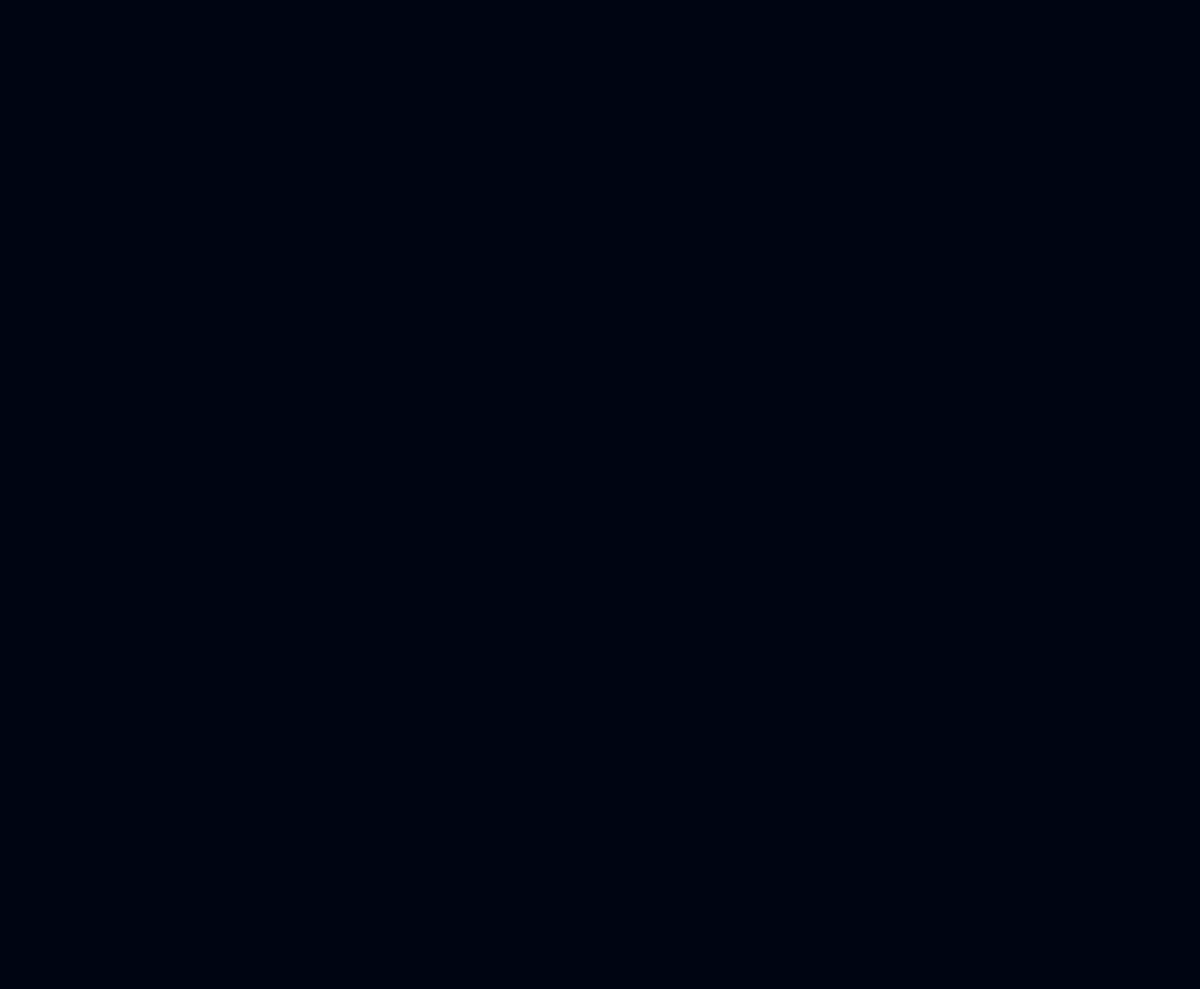
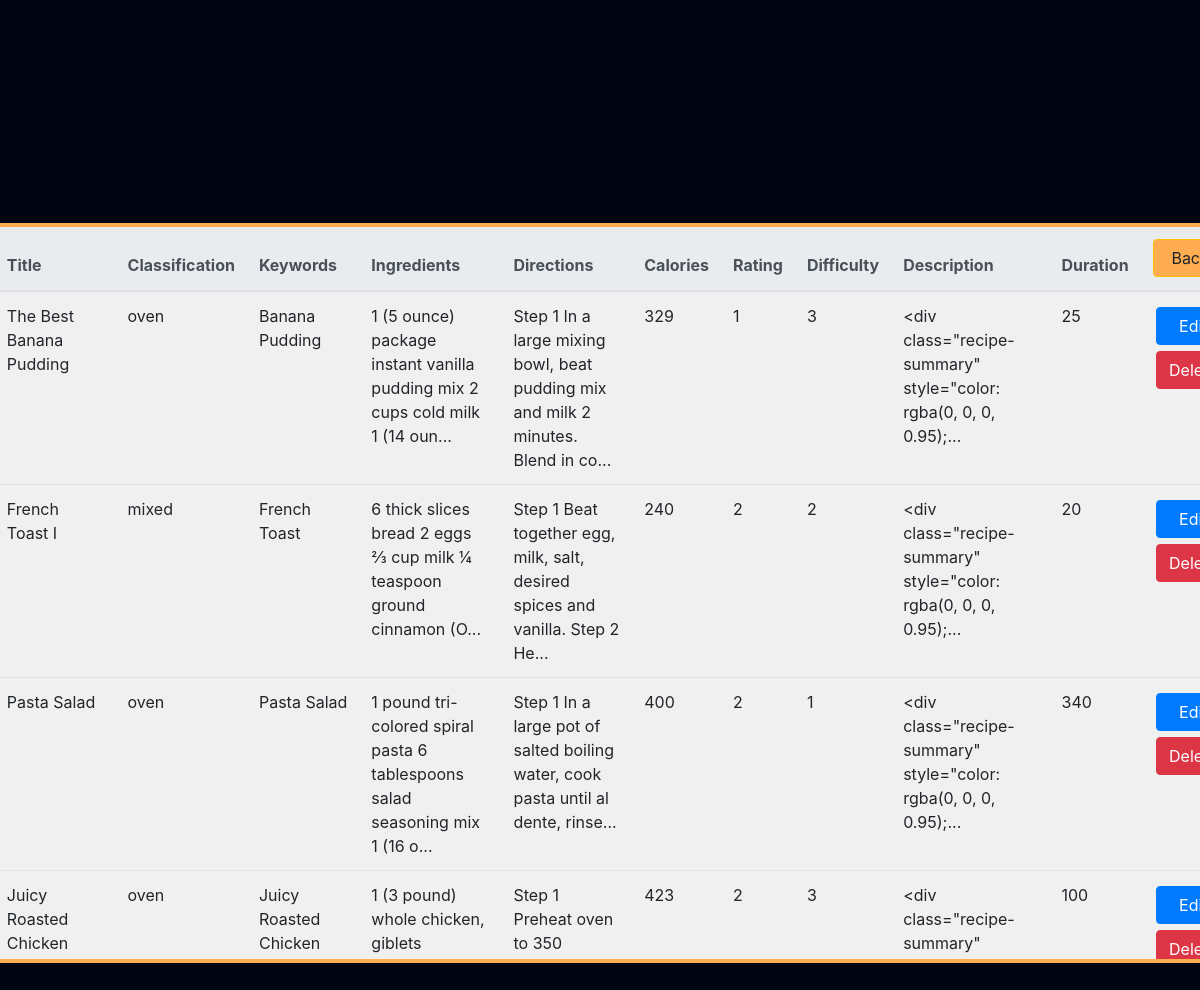
/admin-panel-list-recipe.php (signed in), run on the app's committed database (2 pictures, top to bottom).
### tables this page shows
CREATE TABLE `recipes` (
  `id` int(11) NOT NULL,
  `title` varchar(100) NOT NULL,
  `classification` varchar(100) NOT NULL,
  `keywords` text NOT NULL,
  `ingredients` text NOT NULL,
  `directions` text NOT NULL,
  `calories` int(5) NOT NULL,
  `image` text NOT NULL,
  `rating` int(1) NOT NULL,
  `difficulty` int(1) NOT NULL,
  `description` text NOT NULL,
  `duration` varchar(50) NOT NULL
);

### admin-panel-list-recipe.php (the view, shortened to what this page needs)
<?php
include_once('includes/connection.php');
?>
<!DOCTYPE html>
<html lang="en">
<head>
  <link rel="stylesheet" href="https://maxcdn.bootstrapcdn.com/bootstrap/4.0.0/css/bootstrap.min.css">
  <link rel="stylesheet" href="./assets/css/admin-panel-list-css/admin-panel-list.css">
  <link rel="stylesheet" href="https://use.fontawesome.com/releases/v5.15.3/css/all.css">
</head>
<body>
  <div class="list-container">
    <table class="table">
      <thead class="thead-light">
        <tr class="table-nav">
          <th scope="col">Title</th>
          <th scope="col">Classification</th>
          <th scope="col">Keywords</th>
          <th scope="col">Ingredients</th>
          <th scope="col">Directions</th>
          <th scope="col">Calories</th>
          <th scope="col">Rating</th>
          <th scope="col">Difficulty</th>
          <th scope="col">Description</th>
          <th scope="col">Duration</th>
          <th><a href="./admin-panel-menu.php" class="btn btn-warning">Back</a></th>
        </tr>
      </thead>
      <tbody>
        <?php
        $sql_stmt = "SELECT * FROM recipes ORDER BY id DESC";
        $result = mysqli_query($recipe_db_mk2, $sql_stmt);
        $rows = mysqli_num_rows($result);
        if ($rows) {
          while ($row = mysqli_fetch_array($result)) {
            $id = $row['id'];
            echo
            "
              <tr>
                <td scope='row'>$id</td>
                <td>{$row['title']}</td>
                <td>{$row['classification']}</td>
                <td>{$row['keywords']}</td>
                <td>" . substr($row['ingredients'], 0, 80) . "...</td>
                <td>" . substr($row['directions'], 0, 80) . "...</td>
                <td>{$row['calories']}</td>
                <td>{$row['rating']}</td>
                <td>{$row['difficulty']}</td>
                <td>" . substr($row['description'], 0, 80) . "...</td>
                <td>{$row['duration']}</td>
                <td>
                    <form action='admin-panel-add-recipe.php' method='POST' id='edit_recipe_$id'>
                      <button class='btn btn-primary edit-btn' data-id='$id' type='button'>Edit</button>
                      <input type='hidden' name='recipe_id' value='$id'/>
                    </form>
                    <form action='' method='POST' id='delete_recipe_$id'>
                      <button class='btn btn-danger delete-btn' data-id='$id' type='button'>Delete</button>
                      <input type='hidden' name='recipe_id' value='$id'/>
                    </form>
                </td>
              </tr>
            ";
          }
        }
        ?>
      </tbody>
    </table>
  </div>
</body>
</html>

### assets/css/admin-panel-list-css/admin-panel-list.css (style rules this page uses)
body { height: 100vh; display: -webkit-box; display: -ms-flexbox; display: flex; -webkit-box-align: center; -ms-flex-align: center; align-items: center; -webkit-box-pack: center; -ms-flex-pack: center; justify-content: center; background-color: #000512 !important; }
body .list-container { width: 1300px; height: 740px; background-color: #f0f0f0; border: 4px solid #FFAD50; border-radius: 5px; position: absolute; -webkit-transform: translate(-50%, -50%); transform: translate(-50%, -50%); top: 50%; left: 50%; z-index: 2; position: fixed; overflow-y: scroll; }
body .list-container th { position: -webkit-sticky; position: sticky; top: 0; }
body .list-container th a { background-color: #FFAD50 !important; width: 75px; }
body .list-container button { width: 75px; margin: 0.2rem; }

### data on the page
recipes: title "The Best Banana Pudding", classification "oven", keywords "Banana Pudding", ingredients "1 (5 ounce) package instant vanilla pudding mix 2 cups cold milk 1 (14 oun", directions "Step 1 In a large mixing bowl, beat pudding mix and milk 2 minutes. Blend in co", calories "329", rating "1", difficulty "3", description "<div class=\"recipe-summary\" style=\"color: rgba(0, 0, 0, 0.95);", duration "25"
recipes: title "French Toast I", classification "mixed", keywords "French Toast", ingredients "6 thick slices bread 2 eggs ⅔ cup milk ¼ teaspoon ground cinnamon (O", directions "Step 1 Beat together egg, milk, salt, desired spices and vanilla. Step 2 He", calories "240", rating "2", difficulty "2", description "<div class=\"recipe-summary\" style=\"color: rgba(0, 0, 0, 0.95);", duration "20"
recipes: title "Pasta Salad", classification "oven", keywords "Pasta Salad", ingredients "1 pound tri-colored spiral pasta 6 tablespoons salad seasoning mix 1 (16 o", directions "Step 1 In a large pot of salted boiling water, cook pasta until al dente, rinse", calories "400", rating "2", difficulty "1", description "<div class=\"recipe-summary\" style=\"color: rgba(0, 0, 0, 0.95);", duration "340"
recipes: title "Juicy Roasted Chicken", classification "oven", keywords "Juicy Roasted Chicken", ingredients "1 (3 pound) whole chicken, giblets…", directions "Step 1 Preheat oven to 350…", calories "423", rating "2", difficulty "3", description "<div class=\"recipe-summary\"…", duration "100"
